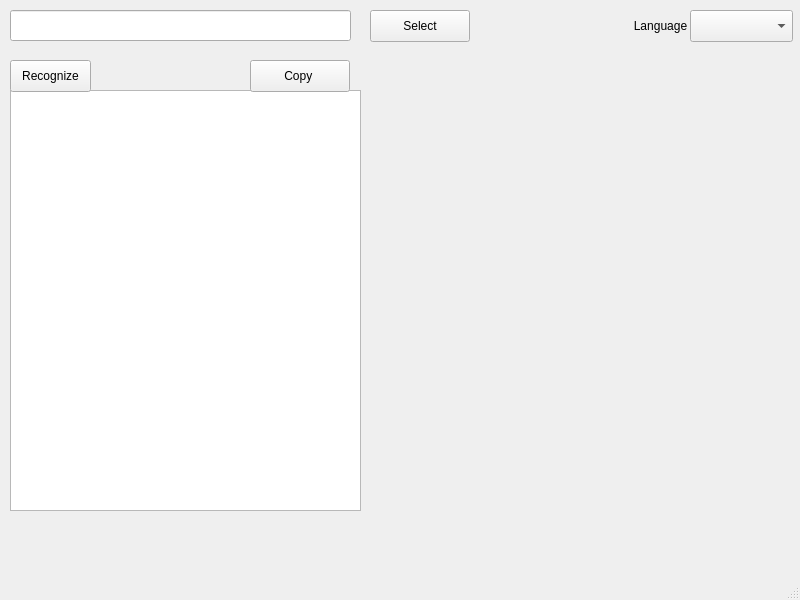
<?xml version="1.0" encoding="UTF-8"?>
<ui version="4.0">
 <class>MainWindow</class>
 <widget class="QMainWindow" name="MainWindow">
  <property name="geometry">
   <rect>
    <x>0</x>
    <y>0</y>
    <width>800</width>
    <height>600</height>
   </rect>
  </property>
  <property name="windowTitle">
   <string>MainWindow</string>
  </property>
  <widget class="QWidget" name="centralwidget">
   <widget class="QLineEdit" name="lineEdit">
    <property name="geometry">
     <rect>
      <x>10</x>
      <y>10</y>
      <width>341</width>
      <height>31</height>
     </rect>
    </property>
   </widget>
   <widget class="QPushButton" name="selectButton">
    <property name="geometry">
     <rect>
      <x>370</x>
      <y>10</y>
      <width>100</width>
      <height>32</height>
     </rect>
    </property>
    <property name="text">
     <string>Select</string>
    </property>
   </widget>
   <widget class="QTextEdit" name="textEdit">
    <property name="geometry">
     <rect>
      <x>10</x>
      <y>90</y>
      <width>351</width>
      <height>421</height>
     </rect>
    </property>
   </widget>
   <widget class="QPushButton" name="regnizeButton">
    <property name="geometry">
     <rect>
      <x>10</x>
      <y>60</y>
      <width>81</width>
      <height>32</height>
     </rect>
    </property>
    <property name="text">
     <string>Recognize</string>
    </property>
   </widget>
   <widget class="QPushButton" name="copyButton">
    <property name="geometry">
     <rect>
      <x>250</x>
      <y>60</y>
      <width>100</width>
      <height>32</height>
     </rect>
    </property>
    <property name="text">
     <string>Copy </string>
    </property>
   </widget>
   <widget class="QLabel" name="label">
    <property name="geometry">
     <rect>
      <x>420</x>
      <y>89</y>
      <width>320</width>
      <height>410</height>
     </rect>
    </property>
    <property name="text">
     <string/>
    </property>
   </widget>
   <widget class="QLabel" name="tipsLabel">
    <property name="geometry">
     <rect>
      <x>380</x>
      <y>50</y>
      <width>311</width>
      <height>16</height>
     </rect>
    </property>
    <property name="text">
     <string/>
    </property>
   </widget>
   <widget class="QComboBox" name="comboBox">
    <property name="geometry">
     <rect>
      <x>690</x>
      <y>10</y>
      <width>103</width>
      <height>32</height>
     </rect>
    </property>
   </widget>
   <widget class="QLabel" name="label_2">
    <property name="geometry">
     <rect>
      <x>630</x>
      <y>10</y>
      <width>61</width>
      <height>31</height>
     </rect>
    </property>
    <property name="text">
     <string>Language</string>
    </property>
    <property name="alignment">
     <set>Qt::AlignCenter</set>
    </property>
   </widget>
  </widget>
  <widget class="QMenuBar" name="menubar">
   <property name="geometry">
    <rect>
     <x>0</x>
     <y>0</y>
     <width>800</width>
     <height>24</height>
    </rect>
   </property>
  </widget>
  <widget class="QStatusBar" name="statusbar"/>
 </widget>
 <resources/>
 <connections/>
</ui>
